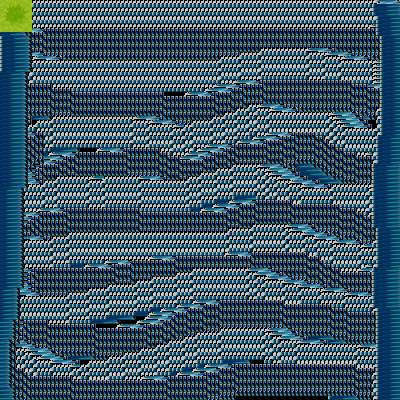

A level layout from a 2D game, rendered from its tile map. Below: a short description, then the map file with tile-grid data replaced by summaries:
An orthogonal 100x100 tile map with 4x4 px tiles, 1 tile layer (background), 2 tilesets and 2 objects (carte2_exit_cartePlaine, carte2_spawn_cartePlaine).

<map version="1.8" tiledversion="1.8.2" orientation="orthogonal" renderorder="right-down" width="100" height="100" tilewidth="4" tileheight="4" infinite="0" nextlayerid="3" nextobjectid="4">
 <tileset firstgid="1" source="tilea5.tsx" />
 <tileset firstgid="8193" source="[A]Grass1-Grass2_pipo.tsx" />
 <layer id="1" name="background" width="100" height="100">
  <data>[10000 cells, 9948 non-empty, 98 distinct tile ids]</data>
 </layer>
 <objectgroup id="2" name="objet">
  <object id="2" name="carte2_exit_cartePlaine" x="0" y="-0.333333" width="31.3333" height="32.6667" />
  <object id="3" name="carte2_spawn_cartePlaine" x="45" y="23">
   <point />
  </object>
 </objectgroup>
</map>
